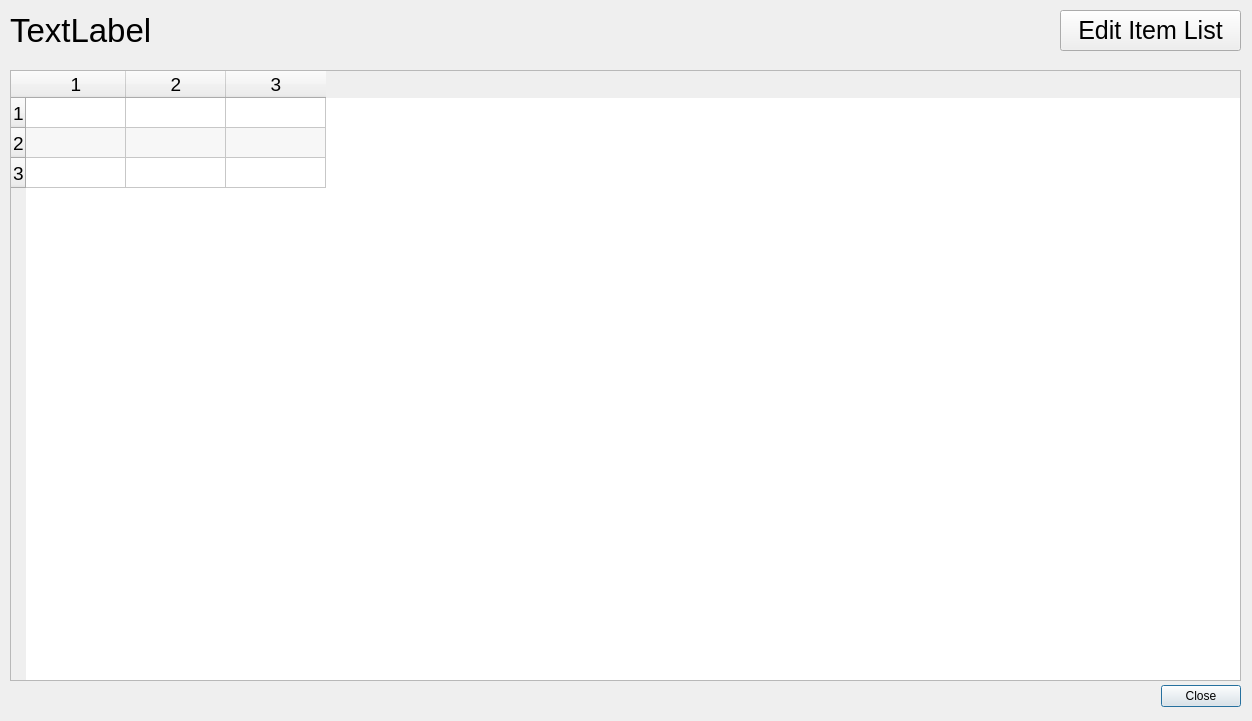
<?xml version="1.0" encoding="UTF-8"?>
<ui version="4.0">
 <class>Dialog</class>
 <widget class="QDialog" name="Dialog">
  <property name="geometry">
   <rect>
    <x>0</x>
    <y>0</y>
    <width>1252</width>
    <height>721</height>
   </rect>
  </property>
  <property name="windowTitle">
   <string>Item List</string>
  </property>
  <widget class="QDialogButtonBox" name="buttonBox">
   <property name="geometry">
    <rect>
     <x>900</x>
     <y>680</y>
     <width>341</width>
     <height>32</height>
    </rect>
   </property>
   <property name="orientation">
    <enum>Qt::Horizontal</enum>
   </property>
   <property name="standardButtons">
    <set>QDialogButtonBox::Close</set>
   </property>
  </widget>
  <widget class="QLabel" name="title">
   <property name="geometry">
    <rect>
     <x>10</x>
     <y>10</y>
     <width>321</width>
     <height>41</height>
    </rect>
   </property>
   <property name="font">
    <font>
     <pointsize>25</pointsize>
    </font>
   </property>
   <property name="text">
    <string>TextLabel</string>
   </property>
  </widget>
  <widget class="QTableWidget" name="supplieView">
   <property name="geometry">
    <rect>
     <x>10</x>
     <y>70</y>
     <width>1231</width>
     <height>611</height>
    </rect>
   </property>
   <property name="font">
    <font>
     <pointsize>14</pointsize>
    </font>
   </property>
   <property name="editTriggers">
    <set>QAbstractItemView::NoEditTriggers</set>
   </property>
   <property name="alternatingRowColors">
    <bool>true</bool>
   </property>
   <property name="selectionBehavior">
    <enum>QAbstractItemView::SelectRows</enum>
   </property>
   <property name="rowCount">
    <number>3</number>
   </property>
   <property name="columnCount">
    <number>3</number>
   </property>
   <row/>
   <row/>
   <row/>
   <column/>
   <column/>
   <column/>
  </widget>
  <widget class="QPushButton" name="editItem_btn">
   <property name="geometry">
    <rect>
     <x>1060</x>
     <y>10</y>
     <width>181</width>
     <height>41</height>
    </rect>
   </property>
   <property name="font">
    <font>
     <pointsize>19</pointsize>
    </font>
   </property>
   <property name="text">
    <string>Edit Item List</string>
   </property>
  </widget>
 </widget>
 <resources/>
 <connections>
  <connection>
   <sender>buttonBox</sender>
   <signal>accepted()</signal>
   <receiver>Dialog</receiver>
   <slot>accept()</slot>
   <hints>
    <hint type="sourcelabel">
     <x>248</x>
     <y>254</y>
    </hint>
    <hint type="destinationlabel">
     <x>157</x>
     <y>274</y>
    </hint>
   </hints>
  </connection>
  <connection>
   <sender>buttonBox</sender>
   <signal>rejected()</signal>
   <receiver>Dialog</receiver>
   <slot>reject()</slot>
   <hints>
    <hint type="sourcelabel">
     <x>316</x>
     <y>260</y>
    </hint>
    <hint type="destinationlabel">
     <x>286</x>
     <y>274</y>
    </hint>
   </hints>
  </connection>
 </connections>
</ui>
